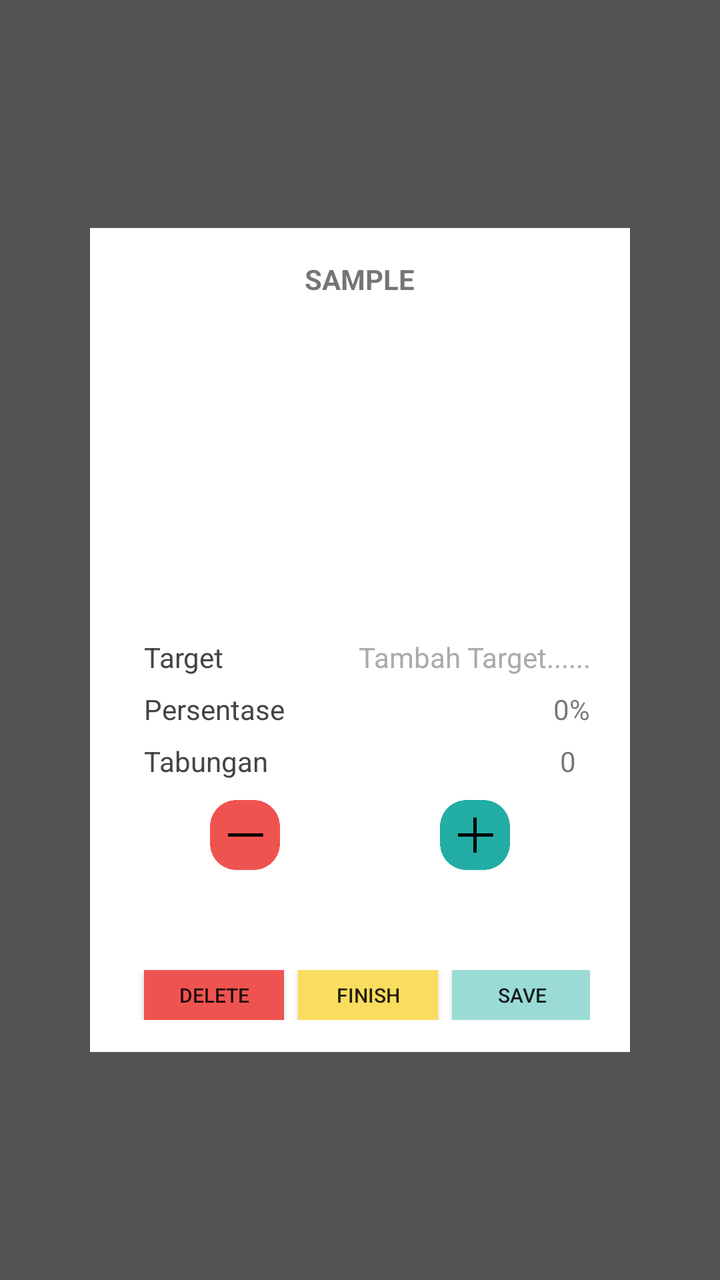
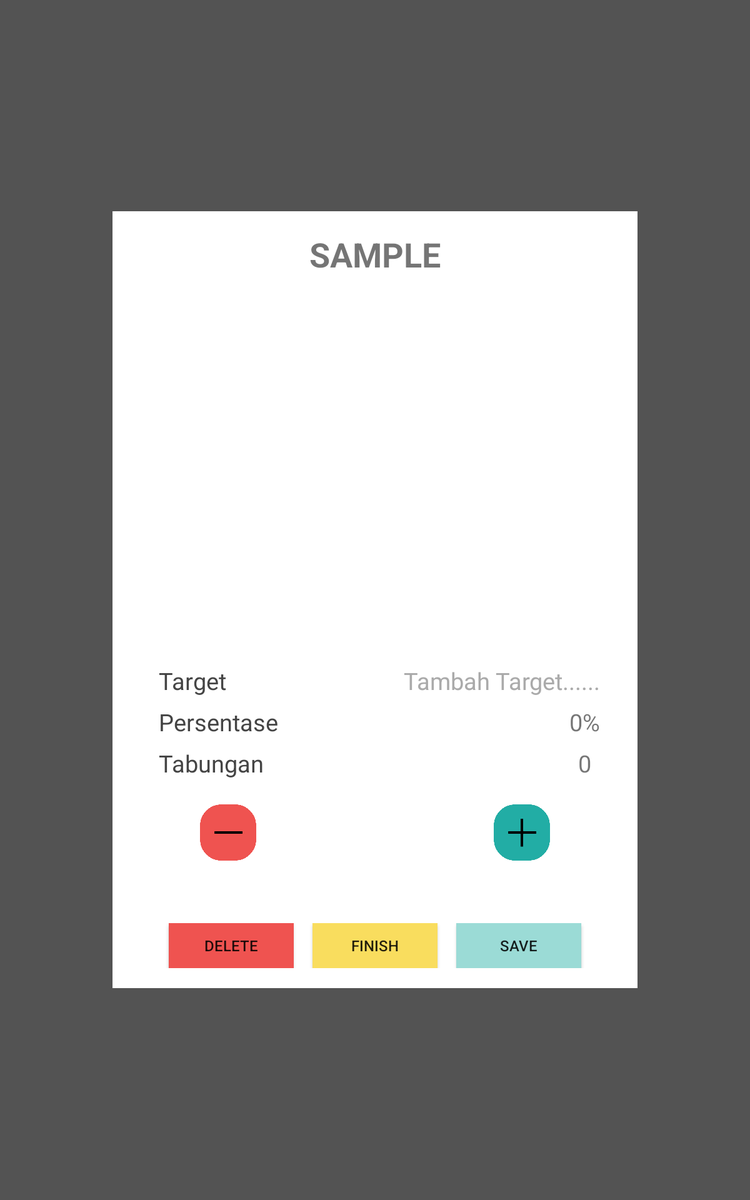

One screen, two layout resources from the same app: the default and the repository's alternative for another configuration. Each is rendered where Android would select it; the XML of both is given below.
<!-- AndroidManifest.xml: application theme AppTheme -->
<!-- res/layout/fragment_wishlist_detail.xml -->
<?xml version="1.0" encoding="utf-8"?>
<RelativeLayout
    xmlns:android="http://schemas.android.com/apk/res/android"
    android:id="@+id/rl_fragment_wishlist_detail"
    android:layout_width="match_parent"
    android:layout_height="match_parent"
    android:background="#AA000000">
        <LinearLayout
            android:layout_width="@dimen/widthWishBox"
            android:layout_height="wrap_content"
            android:background="@android:color/white"
            android:orientation="vertical"
            android:paddingTop="@dimen/paddingVerticalWishBox"
            android:paddingBottom="@dimen/paddingVerticalWishBox"
            android:paddingLeft="@dimen/paddingHorizontalWishBox"
            android:paddingRight="@dimen/paddingHorizontalWishBox"
            android:layout_centerInParent="true"
            android:gravity="center">
            <TextView
                android:id="@+id/tv_nama"
                android:layout_width="wrap_content"
                android:layout_height="wrap_content"
                android:text="SAMPLE"
                android:textSize="@dimen/titleWishBox"
                android:textStyle="bold"
                android:layout_marginBottom="@dimen/titleBotSpaceWishBox"/>
            <ImageView
                android:id="@+id/iv_ikon"
                android:layout_width="200dp"
                android:layout_height="150dp"
                android:layout_marginBottom="20dp"/>
            <RelativeLayout
                android:id="@+id/cnt_target"
                android:layout_width="match_parent"
                android:layout_height="wrap_content"
                android:layout_marginBottom="7dp">
                <TextView
                    android:layout_width="wrap_content"
                    android:layout_height="wrap_content"
                    android:paddingLeft="7dp"
                    android:paddingRight="7dp"
                    android:text="Target"
                    android:textColor="@color/colorSecondaryBlack"
                    android:layout_alignParentLeft="true"/>
                <TextView
                    android:id="@+id/tv_target"
                    android:layout_width="wrap_content"
                    android:layout_height="wrap_content"
                    android:hint="Tambah Target......"
                    android:textColorHint="#aaaaaa"
                    android:layout_alignParentRight="true"
                    android:gravity="right"/>
            </RelativeLayout>
            <RelativeLayout
                android:id="@+id/cnt_persentase"
                android:layout_width="match_parent"
                android:layout_height="wrap_content"
                android:layout_marginBottom="7dp">
                <TextView
                    android:layout_width="wrap_content"
                    android:layout_height="wrap_content"
                    android:paddingLeft="7dp"
                    android:paddingRight="7dp"
                    android:text="Persentase"
                    android:textColor="@color/colorSecondaryBlack"
                    android:layout_alignParentLeft="true"/>
                <TextView
                    android:id="@+id/tv_persentase"
                    android:layout_width="wrap_content"
                    android:layout_height="wrap_content"

                    android:text="0%"
                    android:layout_alignParentEnd="true"/>
            </RelativeLayout>
            <RelativeLayout
                android:layout_width="match_parent"
                android:layout_height="wrap_content">
                <TextView
                    android:layout_width="wrap_content"
                    android:layout_height="wrap_content"
                    android:paddingLeft="7dp"
                    android:paddingRight="7dp"
                    android:text="Tabungan"
                    android:textColor="@color/colorSecondaryBlack"
                    android:layout_alignParentLeft="true"/>
                <TextView
                    android:id="@+id/tv_tabungan"
                    android:layout_width="wrap_content"
                    android:layout_height="wrap_content"
                    android:paddingLeft="7dp"
                    android:paddingRight="7dp"
                    android:text="0"
                    android:layout_alignParentEnd="true"/>
            </RelativeLayout>
            <RelativeLayout
                android:layout_width="match_parent"
                android:layout_height="wrap_content"
                android:layout_gravity="center"
                android:layout_marginTop="10dp">
                <Button
                    android:background="@drawable/wishlist_kurang"
                    android:id="@+id/btn_minus"
                    android:layout_width="35dp"
                    android:layout_height="35dp"
                    android:layout_marginLeft="40dp"
                    android:layout_alignParentStart="true" />
                <Button
                    android:background="@drawable/wishlisth_tambah"
                    android:id="@+id/btn_plus"
                    android:layout_width="35dp"
                    android:layout_height="35dp"
                    android:layout_marginRight="40dp"
                    android:layout_alignParentEnd="true"/>
            </RelativeLayout>
            <LinearLayout
                android:layout_width="wrap_content"
                android:layout_height="@dimen/btn_wishlist_height_normal"
                android:layout_gravity="center"
                android:layout_marginTop="@dimen/buttonTopSpaceWishBox">
                <Button
                    android:id="@+id/btn_delete"
                    android:layout_width="@dimen/btn_wishlist_width_normal"
                    android:layout_height="match_parent"
                    android:text="DELETE"
                    android:textSize="10sp"
                    android:background="@color/btn_wishlist_delete"
                    android:layout_marginRight="@dimen/buttonHorizontalSpacingWishBox"
                    android:layout_marginLeft="@dimen/buttonHorizontalSpacingWishBox"/>
                <Button
                    android:id="@+id/btn_finish"
                    android:layout_width="@dimen/btn_wishlist_width_normal"
                    android:layout_height="match_parent"
                    android:text="FINISH"
                    android:textSize="10sp"
                    android:background="@color/btn_wishlist_finish"
                    android:layout_centerHorizontal="true"/>
                <Button
                    android:id="@+id/btn_save"
                    android:layout_width="@dimen/btn_wishlist_width_normal"
                    android:layout_height="match_parent"
                    android:text="SAVE"
                    android:textSize="10sp"
                    android:background="@color/btn_wishlist_save"
                    android:layout_marginRight="@dimen/buttonHorizontalSpacingWishBox"
                    android:layout_marginLeft="@dimen/buttonHorizontalSpacingWishBox"/>
            </LinearLayout>
        </LinearLayout>
    </RelativeLayout>
<!-- resources referenced by this layout -->
<resources>
  <color name="btn_wishlist_delete">#ef5350</color>
  <color name="btn_wishlist_finish">#f9dd5e </color>
  <color name="btn_wishlist_save">#9bdbd6</color>
  <color name="colorSecondaryBlack">#444444</color>
  <dimen name="btn_wishlist_height_normal">25dp</dimen>
  <dimen name="btn_wishlist_width_normal">70dp</dimen>
  <dimen name="buttonHorizontalSpacingWishBox">7dp</dimen>
  <dimen name="buttonTopSpaceWishBox">50dp</dimen>
  <dimen name="paddingHorizontalWishBox">20dp</dimen>
  <dimen name="paddingVerticalWishBox">16dp</dimen>
  <dimen name="widthWishBox">270dp</dimen>
  <!-- drawable wishlist_kurang: png bitmap (drawable, 7846 bytes) -->
  <!-- drawable wishlisth_tambah: png bitmap (drawable, 10854 bytes) -->
  <style name="AppTheme" parent="Theme.AppCompat.Light.NoActionBar">
          
          <item name="colorPrimary">@color/colorPrimary</item>
          <item name="colorPrimaryDark">@color/colorOverflow</item>
          <item name="colorAccent">@color/colorAccent</item>
      </style>
  <color name="colorPrimary">#f2a30e</color>
  <color name="colorOverflow">#A600857e</color>
  <color name="colorAccent">#FF4081</color>
</resources>
<!-- res/layout-sw500dp/fragment_wishlist_detail.xml (the repository's variant of the layout above) -->
<!-- drawn on a 7-inch tablet held upright -->
<?xml version="1.0" encoding="utf-8"?>
<RelativeLayout
    xmlns:android="http://schemas.android.com/apk/res/android"
    android:id="@+id/rl_fragment_wishlist_detail"
    android:layout_width="match_parent"
    android:layout_height="match_parent"
    android:background="#AA000000">
    <LinearLayout
        android:layout_width="@dimen/widthWishBox500"
        android:layout_height="wrap_content"
        android:background="@android:color/white"
        android:orientation="vertical"
        android:paddingTop="@dimen/paddingVerticalWishBox"
        android:paddingBottom="@dimen/paddingVerticalWishBox"
        android:paddingLeft="@dimen/paddingHorizontalWishBox500"
        android:paddingRight="@dimen/paddingHorizontalWishBox500"
        android:layout_centerInParent="true"
        android:gravity="center">
        <TextView
            android:id="@+id/tv_nama"
            android:layout_width="wrap_content"
            android:layout_height="wrap_content"
            android:text="SAMPLE"
            android:textSize="@dimen/wishLargeText500"
            android:textStyle="bold"
            android:layout_marginBottom="@dimen/wishTitleBotSpacing500"/>
        <ImageView
            android:id="@+id/iv_ikon"
            android:layout_width="@dimen/widthWishIcon500"
            android:layout_height="@dimen/heightWishIcon500"
            android:layout_marginBottom="20dp"/>
        <RelativeLayout
            android:id="@+id/cnt_target"
            android:layout_width="match_parent"
            android:layout_height="wrap_content"
            android:layout_marginBottom="7dp">
            <TextView
                android:layout_width="wrap_content"
                android:layout_height="wrap_content"
                android:paddingLeft="7dp"
                android:paddingRight="7dp"
                android:text="Target"
                android:textSize="@dimen/wishMediumText500"
                android:textColor="@color/colorSecondaryBlack"
                android:layout_alignParentLeft="true"/>
            <TextView
                android:id="@+id/tv_target"
                android:layout_width="wrap_content"
                android:layout_height="wrap_content"
                android:hint="Tambah Target......"
                android:textColorHint="#aaaaaa"
                android:layout_alignParentRight="true"
                android:gravity="right"
                android:textSize="@dimen/wishMediumText500"/>
        </RelativeLayout>
        <RelativeLayout
            android:id="@+id/cnt_persentase"
            android:layout_width="match_parent"
            android:layout_height="wrap_content"
            android:layout_marginBottom="7dp">
            <TextView
                android:layout_width="wrap_content"
                android:layout_height="wrap_content"
                android:paddingLeft="7dp"
                android:paddingRight="7dp"
                android:textSize="@dimen/wishMediumText500"
                android:text="Persentase"
                android:textColor="@color/colorSecondaryBlack"
                android:layout_alignParentLeft="true"/>
            <TextView
                android:id="@+id/tv_persentase"
                android:layout_width="wrap_content"
                android:layout_height="wrap_content"
                android:textSize="@dimen/wishMediumText500"
                android:text="0%"
                android:layout_alignParentEnd="true"
                android:layout_alignParentRight="true"/>
        </RelativeLayout>
        <RelativeLayout
            android:layout_width="match_parent"
            android:layout_height="wrap_content">
            <TextView
                android:layout_width="wrap_content"
                android:layout_height="wrap_content"
                android:paddingLeft="7dp"
                android:paddingRight="7dp"
                android:text="Tabungan"
                android:textColor="@color/colorSecondaryBlack"
                android:textSize="@dimen/wishMediumText500"
                android:layout_alignParentLeft="true"/>
            <TextView
                android:id="@+id/tv_tabungan"
                android:layout_width="wrap_content"
                android:layout_height="wrap_content"
                android:paddingLeft="7dp"
                android:paddingRight="7dp"
                android:text="0"
                android:textSize="@dimen/wishMediumText500"
                android:layout_alignParentEnd="true"
                android:layout_alignParentRight="true"/>
        </RelativeLayout>
        <RelativeLayout
            android:layout_width="match_parent"
            android:layout_height="wrap_content"
            android:layout_gravity="center"
            android:layout_marginTop="20dp">
            <Button
                android:background="@drawable/wishlist_kurang"
                android:id="@+id/btn_minus"
                android:layout_width="45dp"
                android:layout_height="45dp"
                android:layout_marginLeft="40dp"
                android:layout_alignParentStart="true"
                android:layout_alignParentLeft="true"/>
            <Button
                android:background="@drawable/wishlisth_tambah"
                android:id="@+id/btn_plus"
                android:layout_width="45dp"
                android:layout_height="45dp"
                android:layout_marginRight="40dp"
                android:layout_alignParentEnd="true"
                android:layout_alignParentRight="true"/>
        </RelativeLayout>
        <LinearLayout
            android:layout_width="wrap_content"
            android:layout_height="@dimen/btn_wishlist_height_normal500"
            android:layout_gravity="center"
            android:layout_marginTop="@dimen/buttonTopSpaceWishBox">
            <Button
                android:id="@+id/btn_delete"
                android:layout_width="@dimen/btn_wishlist_width_normal500"
                android:layout_height="match_parent"
                android:text="DELETE"
                android:textSize="@dimen/btnTextSize500"
                android:background="@color/btn_wishlist_delete"
                android:layout_marginRight="@dimen/buttonHorizontalSpacingWishBox500"
                android:layout_marginLeft="@dimen/buttonHorizontalSpacingWishBox500"/>
            <Button
                android:id="@+id/btn_finish"
                android:layout_width="@dimen/btn_wishlist_width_normal500"
                android:layout_height="match_parent"
                android:text="FINISH"
                android:textSize="@dimen/btnTextSize500"
                android:background="@color/btn_wishlist_finish"
                android:layout_centerHorizontal="true"/>
            <Button
                android:id="@+id/btn_save"
                android:layout_width="@dimen/btn_wishlist_width_normal500"
                android:layout_height="match_parent"
                android:text="SAVE"
                android:textSize="@dimen/btnTextSize500"
                android:background="@color/btn_wishlist_save"
                android:layout_marginRight="@dimen/buttonHorizontalSpacingWishBox500"
                android:layout_marginLeft="@dimen/buttonHorizontalSpacingWishBox500"/>
        </LinearLayout>
    </LinearLayout>
</RelativeLayout>
<!-- resources referenced by the variant -->
<!-- as a 7-inch tablet held upright resolves them -->
<resources>
  <color name="btn_wishlist_delete">#ef5350</color>
  <color name="btn_wishlist_finish">#f9dd5e </color>
  <color name="btn_wishlist_save">#9bdbd6</color>
  <color name="colorSecondaryBlack">#444444</color>
  <dimen name="btnTextSize500">12sp</dimen>
  <dimen name="btn_wishlist_height_normal500">36dp</dimen>
  <dimen name="btn_wishlist_width_normal500">100dp</dimen>
  <dimen name="buttonHorizontalSpacingWishBox500">15dp</dimen>
  <dimen name="buttonTopSpaceWishBox">50dp</dimen>
  <dimen name="heightWishIcon500">270dp</dimen>
  <dimen name="paddingHorizontalWishBox500">30dp</dimen>
  <dimen name="paddingVerticalWishBox">16dp</dimen>
  <dimen name="widthWishBox500">420dp</dimen>
  <dimen name="widthWishIcon500">350dp</dimen>
  <dimen name="wishLargeText500">27sp</dimen>
  <dimen name="wishMediumText500">19sp</dimen>
  <dimen name="wishTitleBotSpacing500">20dp</dimen>
  <!-- drawable wishlist_kurang: png bitmap (drawable, 7846 bytes) -->
  <!-- drawable wishlisth_tambah: png bitmap (drawable, 10854 bytes) -->
  <style name="AppTheme" parent="Theme.AppCompat.Light.NoActionBar">
          
          <item name="colorPrimary">@color/colorPrimary</item>
          <item name="colorPrimaryDark">@color/colorOverflow</item>
          <item name="colorAccent">@color/colorAccent</item>
      </style>
  <color name="colorPrimary">#f2a30e</color>
  <color name="colorOverflow">#A600857e</color>
  <color name="colorAccent">#FF4081</color>
</resources>
